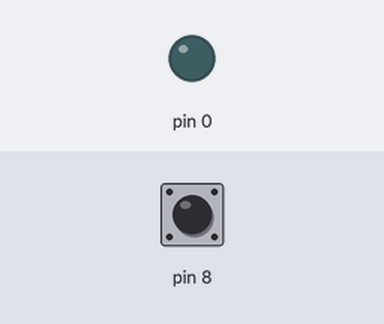
A sketch run on a simulated Arduino Nano, built with avr-gcc and run on an emulated ATmega328P. Parts: output pins drawn as LEDs (lit = HIGH). Dashed ring = blinking. The inputs (shaded band) are chosen by the test bench; at power-on: pin 8 HIGH.

Above: at 0.8 s.
0.9 s: pin 8 pulled LOW for 0.15 s
At 2.2 s:
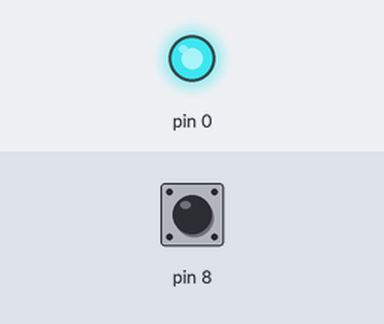
2.5 s: pin 8 pulled LOW for 1 s
At 4.4 s:
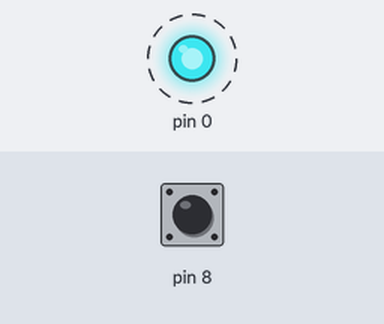
Timing chart, 0 to 12.5 s (numbered marks = the images above; inputs shaded):
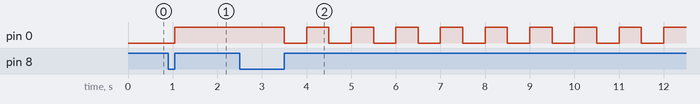

The sketch:

sketch.ino
```cpp
#define F_CPU 1000000UL

#include <avr/io.h>
#include <util/delay.h>

int main() {
  DDRB &= ~(1 << PB0);
  PORTB |= (1 << PB0);
  DDRD = 0b00000001;
  PORTD = 0b000000000;
  uint8_t i = 0;

  while (1) {
    if (i == 0) {
      if ((PINB & (1 << PB0)) == 0) {
        _delay_ms(10);
        if ((PINB & (1 << PB0)) == 1) {
          PORTD |= (1 << PD0);
          i++;
        }
      }
    } else if (i == 1) {
      if ((PINB & (1 << PB0)) == 0) {
        _delay_ms(10);
        if ((PINB & (1 << PB0)) == 1) {
          while ((PINB & (1 << PB0)) == 1) {
            PORTD &= ~(1 << PD0);

            for (int j = 0; j < 10; j++) {
              if ((PINB & (1 << PB0)) == 0) {
                i++;
                break;
              }
              _delay_ms(50);
            }

            PORTD |= (1 << PD0);

            for (int j = 0; j < 10; j++) {
              if ((PINB & (1 << PB0)) == 0) {
                i++;
                break;
              }
              _delay_ms(50);
            }
          }
        }
      }
    } else if (i == 2) {
      if ((PINB & (1 << PB0)) == 0) {
        _delay_ms(10);
        if ((PINB & (1 << PB0)) == 1) {
          PORTD &= ~(1 << PD0);
          i = 0;
        }
      }
    }
  }
}
```

Measured:
- after the input at 0.9 s, pin 0: LOW → HIGH after 0.15 s
- after the input at 2.5 s, pin 0: alternates HIGH for 0.50 s and LOW for 0.50 s, starting after 1.0 s
